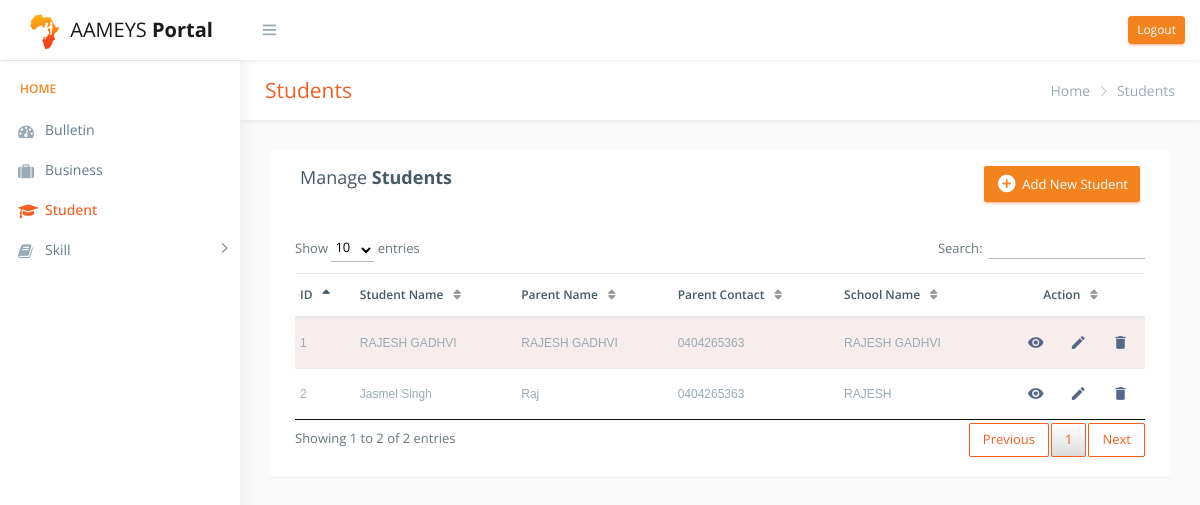
The app's page /student.php (signed in), older data.
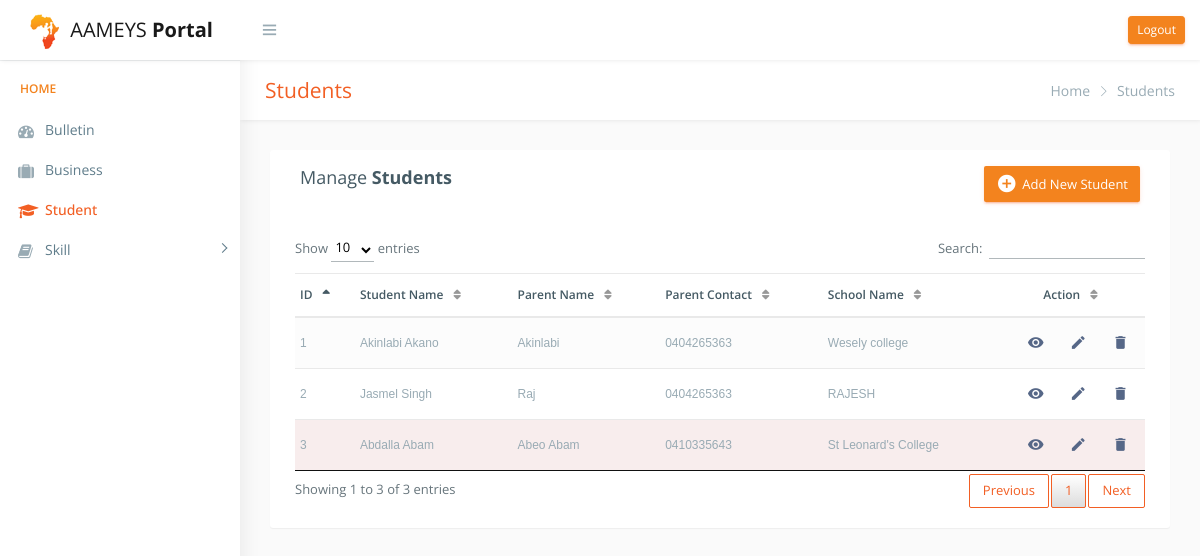
The same page, newer data.
### tables this page shows
CREATE TABLE `student` (
  `stuId` int(200) NOT NULL,
  `UId` int(11) NOT NULL,
  `stuFirstName` varchar(100) NOT NULL,
  `stuLastName` varchar(100) NOT NULL,
  `parentName` varchar(100) NOT NULL,
  `email` varchar(100) DEFAULT NULL,
  `contact` varchar(100) NOT NULL,
  `stuContact` varchar(100) DEFAULT NULL,
  `age` varchar(100) NOT NULL,
  `schoolName` varchar(100) NOT NULL,
  `courseLevel` varchar(100) NOT NULL,
  `courseName` varchar(100) DEFAULT NULL,
  `schoolContact` varchar(100) DEFAULT NULL,
  `schoolLocation` varchar(400) DEFAULT NULL,
  `reasonOfDropout` varchar(500) DEFAULT NULL,
  `flagged` varchar(100) NOT NULL
);

### student.php (the view, shortened to what this page needs)
<!DOCTYPE html>
<?php
include "include/db_config.php";
?>
<html lang="en">
<head>
    <link href="css/lib/bootstrap/bootstrap.css" rel="stylesheet">
    <link rel="stylesheet" type="text/css" href="DataTables-1.10.18/css/jquery.dataTables.css"/>
    <link href="css/helper.css" rel="stylesheet">
    <link href="css/style.css" rel="stylesheet">
</head>
<body class="fix-header fix-sidebar">
    <div id="main-wrapper">
        <div class="header" style="">
            <?php include "include/top_nav.php"; ?>
        </div>
        <div class="left-sidebar" style="overflow: visible;">
            <?php include "include/side_nav.php"; ?>
        </div>
        <div class="page-wrapper" style="min-height: 157px;">
            <div class="row page-titles">
                <div class="col-md-5 align-self-center">
                    <h3 class="text-primary">Students</h3> </div>
                <div class="col-md-7 align-self-center">
                    <ol class="breadcrumb">
                        <?php include "include/breadcrum.php"; ?>
                        <li class="breadcrumb-item active">Students</li>
                    </ol>
                </div>
            </div>
            <div class="container-fluid">
                <div class="table-wrapper">
                    <div class="table-title">
                        <div class="row">
                            <div class="col-sm-6">
                    <h4>Manage <b>Students</b></h4>
                  </div>
                  <div class="col-sm-6">
                  <a href="addstudent.php" class="btn btn-success"><i class="material-icons"></i> <span>Add New Student</span></a>
                  </div>
                        </div>
                    </div>
                    <table id="example" class="table table-striped table-hover" style="width:100%">
                        <thead>
                            <tr>
                                <th>ID</th>
                                <th>Student Name</th>
                                <th>Parent Name</th>
                                <th>Parent Contact</th>
                                <th>School Name</th>
                                <th>Action</th>
                            </tr>
                        </thead>
                        <tbody>
                        <?php
                        if($_SESSION['userType']==0)
                            {
                              $query = "SELECT stuId, CONCAT(`stuFirstName`,' ',`stuLastName`) AS 'whole_name', parentName, contact, schoolName, flagged FROM student";
                              $result = mysqli_query($conn,$query);
                            }
                          while($row = mysqli_fetch_assoc($result))
                          {
                        ?>
                              <?php
                              $yes= $row['flagged'];
                              $yes2= "Yes";
                              if($yes === $yes2 )
                              {
                                ?>
                                 <tr class="flag">
                                   <?php
                                 }
                                   else{
                                   ?>
                                   <tr>
                                <?php
                                   }
                                   ?>
                                <td><?php echo $row['stuId'];?></td>
                                <td><?php echo $row['whole_name'];?></td>
                                <td><?php echo $row['parentName'];?></td>
                                <td><?php echo $row['contact'];?></td>
                                <td><?php echo $row['schoolName'];?></td>
                                <td>
                                  <a href="viewstudent.php?id=<?php echo $row['stuId'];?>" class="view"  data-toggle="tooltip"  title="View Student"  data-placement="top">
                                      <i class="material-icons"></i>
                                  </a>
                                  <a  href="editstudent.php?id=<?php echo $row['stuId'];?>" class="edit" data-toggle="tooltip" title="Edit Student"  data-placement="top">
                                    <i class="material-icons"></i>
                                  </a>
                                  <a  href="deletestudent.php?id=<?php echo $row['stuId'];?>" class="delete" data-toggle="tooltip" title="Delete Student"  data-placement="top">
                                    <i class="material-icons" ></i>
                                  </a>
                                </td>
                            </tr>
                          <?php
                          }
                          ?>
                        </tbody>
                    </table>
                </div>
                </div>
      </div>
  </div>
</body>
</html>

Row changes from the older to the newer data that the page shows:
changed student id 1: flagged "Yes" → "No" (drawn); whole_name "RAJESH GADHVI" → "Akinlabi Akano"; parentName "RAJESH GADHVI" → "Akinlabi"; schoolName "RAJESH GADHVI" → "Wesely college"
added student: stuId "3", whole_name "Abdalla Abam", parentName "Abeo Abam", contact "0410335643", schoolName "St Leonard's College"
Text that changed along with them:
text written by a page script: "Show entries Search: Showing 1 to 2 of 2 entries Previous 1 Next" → "Show entries Search: Showing 1 to 3 of 3 entries Previous 1 Next"
